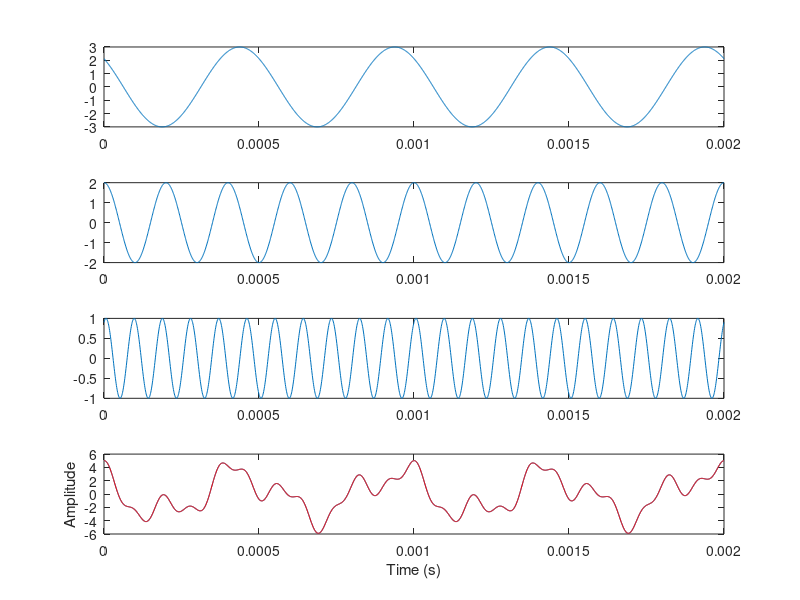

MATLAB code for this plot: (Note: this script raises an error after producing the figure.)
% S2 Exercises
% 4.1, 4.3

%% 4.1
% What are the minimum and maximum values for x(t)?
% x(t) = 3cos(2pi 100t + pi / 6)

f = 100;
t = 0:0.0001:(2*1/f);
x = 3*cos(2*pi*100*t + (pi/6));
figure(41)
plot(t,x)

% minimum and maximum values should be amplitude, +/-3. 
% check:
disp(min(x))
disp(max(x))

%% 4.3
% The analog signal, x(t), is:
  % x(t) = 3*cos(2*pi*2000*t + (pi/4)) + 2*cos(2*pi*5000*t) + cos(2*pi*11000*t - (pi/7)) 
 
% Plot each frequency component (in the time-domain) separately.
    % find fo
fo = gcd(2000,gcd(5000,11000));
    % set time
t = 0:0.000001:(2*1/fo);
    % separate sinusoid into components
x1 = 3*cos(2*pi*2000*t + (pi/4));
x2 = 2*cos(2*pi*5000*t);
x3 = cos(2*pi*11000*t - (pi/7)); 
    % entire sinusoid
x = 3*cos(2*pi*2000*t + (pi/4)) + 2*cos(2*pi*5000*t) + cos(2*pi*11000*t - (pi/7));

    % plot components and total signal
subplot(411)
plot(t,x1);
subplot(412)
plot(t,x2)
subplot(413)
plot(t,x3)


% Graph this function (in the time-domain).
subplot(414)
plot(t,x)
xlabel('Time (s)')
ylabel('Amplitude')

% Represent x(t) in terms of a fundamental frequency, amplitudes, and phases.
% fundamental frequency = gcd(2000,5000,11000) = 1000;
% amplitudes = 3,2,1;
% phase angles = pi/4, 0, pi/7;

x_new = 3*cos(2*pi*2*fo*t + (pi/4)) + 2*cos(2*pi*5*fo*t) + cos(2*pi*11*fo*t - (pi/7));
hold on
plot(t,x_new,'r')

%% 5.15
% Assume the signal x(t) = 3*cos(2*pi*2000*t + pi/4) + 2*cos(2*pi*5000*t) +
% cos(2*pi*11000*t - pi/7); is sampled at 10 kHz
% a. What does the x(n) equation become?
n = 1:100;
x(n) = 3*cos(2*pi*n*0.2+pi/4) + 2*cos(2*pi*n*0.5) + cos(2*pi*n*1.1 - pi/7);

% b. Plot x[n].
plot(n,x,'r')


%% Ch 5 Project

% Simulate sampling a signal made of frequencies: 200 Hz, 400 Hz, 1400 Hz, 
% and 1600 Hz at 1200 samples/second. Show that aliasing combines two 
% frequencies into one

freq = [200, 400, 1400, 1600];     % example frequencies
phase = [0, 0, 0, 0];              % example phases
mag = [1, 1, 1, 1];                % example magnitudes

fs = 1200; % sampling frequency
Ts = 1/fs; % sampling period

num_points = 200;   % How many points to use
num_samples = 11;   % How many samples to simulate reading

step = 1/(min(freq)*num_points);  % Calculate step size
t = 0:step:2*(1/min(freq));       % Create "time" index
n = 0:num_samples-1;              % Create sample index
                 
   for m=1:length(freq)
       x(m, :) = mag(m)*cos(2*pi*freq(m)*t + phase(m));
   end
   
plot(t,x); hold on

    for m=1 : length(freq)
        x2(m, n+1) = mag(m)*cos(2*pi*freq(m)*n*Ts + phase(m));
    end

figure(1)
 subplot(2,1,1);
   plot(t, x(1,:), 'b', t, x(3,:), 'g');
   subplot(2,1,2);
   plot(t, x(2,:), 'r', t, x(4,:), 'y');

      figure(2)
   subplot(2,1,1);
   plot(n,x2(1,:),'bx-', n, x2(3,:), 'go-');
   subplot(2,1,2);
   plot(n,x2(2,:),'rx-', n, x2(4,:), 'yo-');
